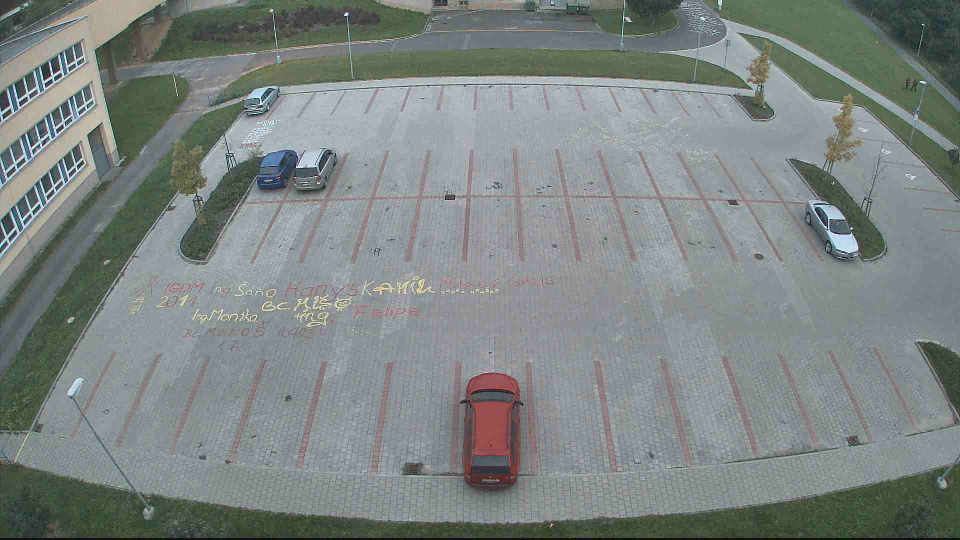
#> input picture C4_task/test_images_zao/test1.jpg, 1920 x 1080 px (shown at 1/2 size); its folder holds only this picture in this run
$ python main.py test_images_zao/test1.jpg
#> lines starting #> are read from the running program, lines starting #| are printed output that depends on the picture; after the words box and inside, x2 and y2 are one past the last pixel; in counts of white or black regions, pixels touching at a corner belong together
#!/usr/bin/python

import sys
import cv2 as cv
import numpy as np
import math
import struct
from datetime import datetime
import glob

def order_points(pts):
    # initialzie a list of coordinates that will be ordered
    # such that the first entry in the list is the top-left,
    # the second entry is the top-right, the third is the
    # bottom-right, and the fourth is the bottom-left
    rect = np.zeros((4, 2), dtype = "float32")
    # the top-left point will have the smallest sum, whereas
    # the bottom-right point will have the largest sum
    s = pts.sum(axis = 1)
    rect[0] = pts[np.argmin(s)]
    rect[2] = pts[np.argmax(s)]
    # now, compute the difference between the points, the
    # top-right point will have the smallest difference,
    # whereas the bottom-left will have the largest difference
    diff = np.diff(pts, axis = 1)
    rect[1] = pts[np.argmin(diff)]
    rect[3] = pts[np.argmax(diff)]
    # return the ordered coordinates
    return rect

def four_point_transform(image, one_c):
    #https://www.pyimagesearch.com/2014/08/25/4-point-opencv-getperspective-transform-example/

    pts = [((float(one_c[0])), float(one_c[1])),
            ((float(one_c[2])), float(one_c[3])),
            ((float(one_c[4])), float(one_c[5])),
            ((float(one_c[6])), float(one_c[7]))]

    # obtain a consistent order of the points and unpack them
    # individually
    rect = order_points(np.array(pts))
    (tl, tr, br, bl) = rect
    # compute the width of the new image, which will be the
    # maximum distance between bottom-right and bottom-left
    # x-coordiates or the top-right and top-left x-coordinates
    widthA = np.sqrt(((br[0] - bl[0]) ** 2) + ((br[1] - bl[1]) ** 2))
    widthB = np.sqrt(((tr[0] - tl[0]) ** 2) + ((tr[1] - tl[1]) ** 2))
    maxWidth = max(int(widthA), int(widthB))
    # compute the height of the new image, which will be the
    # maximum distance between the top-right and bottom-right
    # y-coordinates or the top-left and bottom-left y-coordinates
    heightA = np.sqrt(((tr[0] - br[0]) ** 2) + ((tr[1] - br[1]) ** 2))
    heightB = np.sqrt(((tl[0] - bl[0]) ** 2) + ((tl[1] - bl[1]) ** 2))
    maxHeight = max(int(heightA), int(heightB))
    # now that we have the dimensions of the new image, construct
    # the set of destination points to obtain a "birds eye view",
    # (i.e. top-down view) of the image, again specifying points
    # in the top-left, top-right, bottom-right, and bottom-left
    # order
    dst = np.array([
	    [0, 0],
	    [maxWidth - 1, 0],
	    [maxWidth - 1, maxHeight - 1],
	    [0, maxHeight - 1]], dtype = "float32")
    # compute the perspective transform matrix and then apply it
    M = cv.getPerspectiveTransform(rect, dst)
    warped = cv.warpPerspective(image, M, (maxWidth, maxHeight))
    # return the warped image
    return warped

# [87 lines left out: functions getTotalAccuracy, getTotalFScoreBinary, getAccuracy, getFScoreBinary, templateMatchingSqdiffNormed, not called in this run]


def main(argv):

    pkm_file = open('parking_map_python.txt', 'r')
#> (reads C4_task/parking_map_python.txt from the repository)
    pkm_lines = pkm_file.readlines()
    pkm_coordinates = []

    for line in pkm_lines:
        st_line = line.strip()
        sp_line = list(st_line.split(" "))
        pkm_coordinates.append(sp_line)

    test_images = [(img, img.replace(".jpg", ".txt")) for img in glob.glob("test_images_zao/*.jpg")]
    print(test_images)
    test_results = [img for img in glob.glob("test_images_zao/*.txt")]
    test_results.sort()
    test_images.sort()
    print(pkm_coordinates)
    print("********************************************************")

    windowName = "Parking Map"
    cv.namedWindow(windowName, cv.WINDOW_NORMAL)
    window2 = "Warped Image"
    cv.namedWindow(window2, cv.WINDOW_NORMAL)
    window3 = "Diletate Image"
    cv.namedWindow(window3, cv.WINDOW_NORMAL)
    wondow4 = "Erode Image"
    cv.namedWindow(wondow4, cv.WINDOW_NORMAL)
    window5 = "Edges Image"
    cv.namedWindow(window5, cv.WINDOW_NORMAL)
    window6 = "Matching Image"
    cv.namedWindow(window6, cv.WINDOW_NORMAL)
    window7 = "Matching Horizontal Image"
    cv.namedWindow(window7, cv.WINDOW_NORMAL)
    totalPredictedResults = []
    for img_name, result_name in test_images:
        parking_classificator_results = []
        print(img_name)
        image = cv.imread(img_name, cv.IMREAD_COLOR)
#> image is the input picture: shape (1080, 1920, 3); mean B, G, R 130.4, 132.4, 124.6
        image_blackandWhite = cv.cvtColor(image, cv.COLOR_BGR2GRAY)
        # cv.imshow(windowName, image)
        counter = 1
        avg = np.mean(image)
#> avg = 129.1
        for c in pkm_coordinates:
            one_image = four_point_transform(image_blackandWhite, c)
#> in four_point_transform, `warped = cv.warpPerspective(image, M, (maxWidth, maxHeight))`:
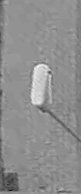
#> warped: shape (194, 81); min 6, max 239, mean 142.5
            one_image_car = cv.resize(one_image, (45, 45))
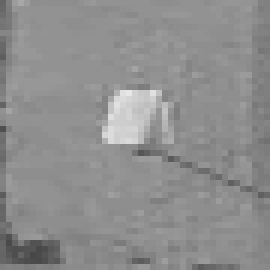
#> one_image_car: shape (45, 45) (shown 6 times larger); min 71, max 231, mean 142.3
            if avg > 100:
                kernel =  cv.getStructuringElement(cv.MORPH_RECT, (8, 8))
                kernelErode = cv.getStructuringElement(cv.MORPH_CROSS, (5, 5))
                erode = cv.erode(one_image_car, kernelErode, iterations=1)
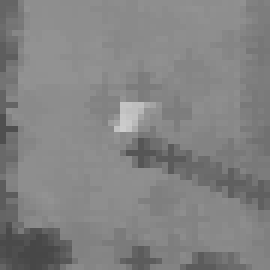
#> erode: shape (45, 45) (shown 6 times larger); min 71, max 204, mean 130.6
                erode = cv.GaussianBlur(one_image_car, (3, 3), 0)
                edges = cv.Canny(erode, 120, 200)
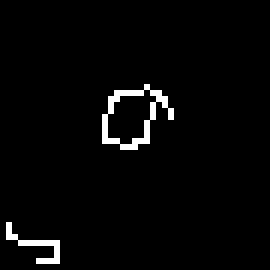
#> edges: shape (45, 45) (shown 6 times larger); 2.6% white in thin lines or dots, all inside (x1, y1, x2, y2) = (1, 14, 29, 44)
                # cv.imshow(window5, erode)

                matchingKernel = cv.getStructuringElement(cv.MORPH_ELLIPSE, (18, 17))
                matchingErode = cv.erode(one_image_car, matchingKernel, iterations=2)
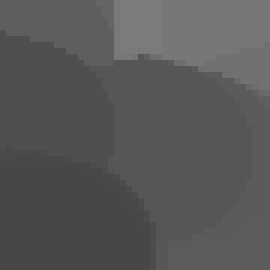
#> matchingErode: shape (45, 45) (shown 6 times larger); min 71, max 124, mean 87.8
                matchingDiletate = cv.dilate(matchingErode, matchingKernel, iterations=1)
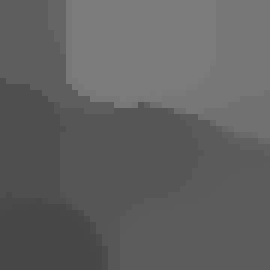
#> matchingDiletate: shape (45, 45) (shown 6 times larger); min 71, max 124, mean 97.4
                # cv.imshow(window6, matchingDiletate)


                # diletate = cv.dilate(erode, kernel, iterations=1)

                template = cv.imread('templates/template9.png', 0)
#> (the run stopped early here; a loop or call above may not have finished)
